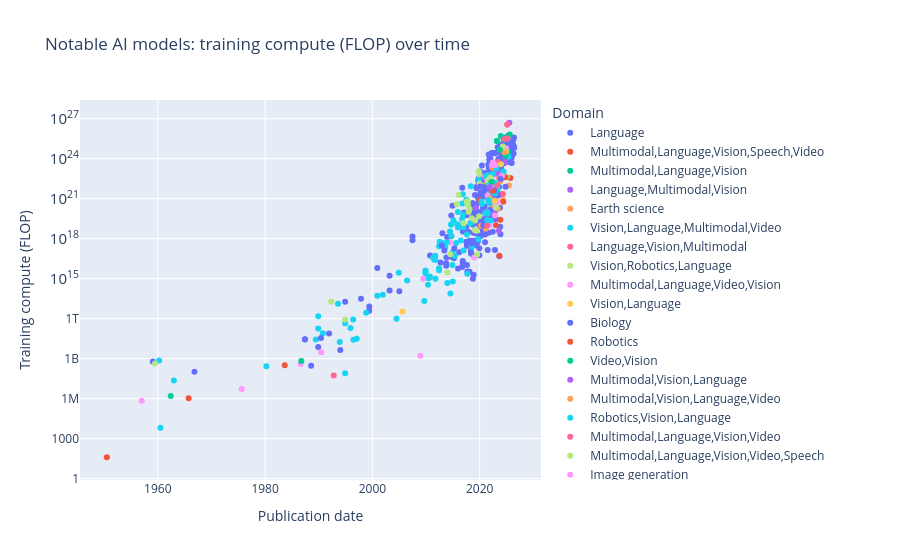

Here is the notebook cell this chart was saved with:
### Markdown cell above
## AI Models — training compute over time

### Code cell
scatter_time(load("ai_models__notable_ai_models.csv"), "Publication date", "Training compute (FLOP)",
             color="Domain", log_y=True, title="Notable AI models: training compute (FLOP) over time")

### Figure 1 — Plotly figure (JSON) as saved in the notebook; plotly's stock layout.template omitted (floating-point values rounded to 4 significant figures; data arrays with more than 128 entries replaced by an {"elided": "..."} marker saying what was removed)
{"data": [{"hovertemplate": "Domain=Language<br>Publication date=%{x}<br>Training compute (FLOP)=%{y}<extra></extra>", "legendgroup": "Language", "marker": {"color": "#636efa", "symbol": "circle"}, "mode": "markers", "name": "Language", "orientation": "v", "showlegend": true, "type": "scatter", "x": {"elided": "247 str values"}, "xaxis": "x", "y": {"elided": "247 float values"}, "yaxis": "y"}, {"hovertemplate": "Domain=Multimodal,Language,Vision,Speech,Video<br>Publication date=%{x}<br>Training compute (FLOP)=%{y}<extra></extra>", "legendgroup": "Multimodal,Language,Vision,Speech,Video", "marker": {"color": "#EF553B", "symbol": "circle"}, "mode": "markers", "name": "Multimodal,Language,Vision,Speech,Video", "orientation": "v", "showlegend": true, "type": "scatter", "x": ["2025-09-22"], "xaxis": "x", "y": [3.6e+22], "yaxis": "y"}, {"hovertemplate": "Domain=Multimodal,Language,Vision<br>Publication date=%{x}<br>Training compute (FLOP)=%{y}<extra></extra>", "legendgroup": "Multimodal,Language,Vision", "marker": {"color": "#00cc96", "symbol": "circle"}, "mode": "markers", "name": "Multimodal,Language,Vision", "orientation": "v", "showlegend": true, "type": "scatter", "x": ["2025-08-07", "2025-04-05", "2025-04-05", "2025-04-05", "2024-06-20", "2024-03-14", "2023-12-12", "2023-12-06", "2023-11-05", "2023-10-27", "2023-05-11", "2023-03-15", "2023-03-15", "2021-03-05"], "xaxis": "x", "y": [6.6e+25, 4.08e+24, 2.244e+24, 5.184e+25, 2.7e+25, 4.86e+23, 2.3e+21, 5e+25, 7.807e+22, 5.04e+22, 1.94e+20, 2.1e+25, 2.1e+25, 5.5e+21], "yaxis": "y"}, {"hovertemplate": "Domain=Language,Multimodal,Vision<br>Publication date=%{x}<br>Training compute (FLOP)=%{y}<extra></extra>", "legendgroup": "Language,Multimodal,Vision", "marker": {"color": "#ab63fa", "symbol": "circle"}, "mode": "markers", "name": "Language,Multimodal,Vision", "orientation": "v", "showlegend": true, "type": "scatter", "x": ["2025-07-09", "2023-11-13"], "xaxis": "x", "y": [5e+26, 4.56e+22], "yaxis": "y"}, {"hovertemplate": "Domain=Earth science<br>Publication date=%{x}<br>Training compute (FLOP)=%{y}<extra></extra>", "legendgroup": "Earth science", "marker": {"color": "#FFA15A", "symbol": "circle"}, "mode": "markers", "name": "Earth science", "orientation": "v", "showlegend": true, "type": "scatter", "x": ["2025-06-12", "2024-05-01", "2023-11-14", "2023-07-05", "2022-02-22", "2021-02-09", "2020-03-24"], "xaxis": "x", "y": [9.619e+21, 8.17e+20, 2.1e+22, 3.98e+22, 3.45e+20, 5.685e+18, 9.511e+18], "yaxis": "y"}, {"hovertemplate": "Domain=Vision,Language,Multimodal,Video<br>Publication date=%{x}<br>Training compute (FLOP)=%{y}<extra></extra>", "legendgroup": "Vision,Language,Multimodal,Video", "marker": {"color": "#19d3f3", "symbol": "circle"}, "mode": "markers", "name": "Vision,Language,Multimodal,Video", "orientation": "v", "showlegend": true, "type": "scatter", "x": ["2025-05-11"], "xaxis": "x", "y": [1.389e+24], "yaxis": "y"}, {"hovertemplate": "Domain=Language,Vision,Multimodal<br>Publication date=%{x}<br>Training compute (FLOP)=%{y}<extra></extra>", "legendgroup": "Language,Vision,Multimodal", "marker": {"color": "#FF6692", "symbol": "circle"}, "mode": "markers", "name": "Language,Vision,Multimodal", "orientation": "v", "showlegend": true, "type": "scatter", "x": ["2025-02-27", "2025-02-24", "2025-02-17", "2024-08-13", "2022-09-14"], "xaxis": "x", "y": [3.8e+26, 3.35e+25, 3.5e+26, 2.96e+25, 1.69e+23], "yaxis": "y"}, {"hovertemplate": "Domain=Vision,Robotics,Language<br>Publication date=%{x}<br>Training compute (FLOP)=%{y}<extra></extra>", "legendgroup": "Vision,Robotics,Language", "marker": {"color": "#B6E880", "symbol": "circle"}, "mode": "markers", "name": "Vision,Robotics,Language", "orientation": "v", "showlegend": true, "type": "scatter", "x": ["2025-01-20"], "xaxis": "x", "y": [4.716e+22], "yaxis": "y"}, {"hovertemplate": "Domain=Multimodal,Language,Video,Vision<br>Publication date=%{x}<br>Training compute (FLOP)=%{y}<extra></extra>", "legendgroup": "Multimodal,Language,Video,Vision", "marker": {"color": "#FF97FF", "symbol": "circle"}, "mode": "markers", "name": "Multimodal,Language,Video,Vision", "orientation": "v", "showlegend": true, "type": "scatter", "x": ["2024-12-03"], "xaxis": "x", "y": [6e+24], "yaxis": "y"}, {"hovertemplate": "Domain=Vision,Language<br>Publication date=%{x}<br>Training compute (FLOP)=%{y}<extra></extra>", "legendgroup": "Vision,Language", "marker": {"color": "#FECB52", "symbol": "circle"}, "mode": "markers", "name": "Vision,Language", "orientation": "v", "showlegend": true, "type": "scatter", "x": ["2024-10-22", "2024-10-22", "2024-10-22", "2023-12-14", "2023-01-30"], "xaxis": "x", "y": [3.04e+24, 3.02e+24, 3.02e+24, 6.707e+22, 1.2e+21], "yaxis": "y"}, {"hovertemplate": "Domain=Biology<br>Publication date=%{x}<br>Training compute (FLOP)=%{y}<extra></extra>", "legendgroup": "Biology", "marker": {"color": "#636efa", "symbol": "circle"}, "mode": "markers", "name": "Biology", "orientation": "v", "showlegend": true, "type": "scatter", "x": ["2024-10-15", "2024-06-25", "2024-05-08", "2023-10-09", "2023-08-28", "2023-08-05", "2023-07-06", "2023-06-27", "2023-01-16", "2023-01-15", "2022-12-19", "2022-10-11", "2022-10-04", "2022-07-22", "2022-07-21", "2022-06-27", "2022-05-27", "2022-04-07", "2022-02-10", "2021-10-04", "2021-08-15", "2021-06-24", "2021-05-04", "2021-05-04", "2021-02-13", "2020-12-15", "2020-11-30", "2020-09-01", "2020-01-15", "2019-09-04", "2019-08-22", "2017-07-07", "2016-10-28"], "xaxis": "x", "y": [7.761e+21, 1.07e+24, 4.141e+22, 2.14e+20, 4.9e+16, 7.56e+21, 6.2e+23, 1.811e+21, 6.5e+21, 8.08e+21, 2.9e+19, 1.42e+21, 7.2e+19, 1.035e+22, 7.35e+22, 1.35e+22, 7.24e+21, 1.4e+20, 6.5e+19, 4.35e+21, 1.07e+20, 1.4e+17, 1.87e+22, 3.9e+22, 5.49e+21, 5.1e+21, 2.99e+21, 9.72e+18, 1e+20, 6.37e+17, 3.805e+19, 5.781e+17, 1.822e+16], "yaxis": "y"}, {"hovertemplate": "Domain=Robotics<br>Publication date=%{x}<br>Training compute (FLOP)=%{y}<extra></extra>", "legendgroup": "Robotics", "marker": {"color": "#EF553B", "symbol": "circle"}, "mode": "markers", "name": "Robotics", "orientation": "v", "showlegend": true, "type": "scatter", "x": ["2024-10-10", "2024-05-20", "2023-08-30", "2019-12-19", "1983-09-01", "1965-10-01", "1950-07-02"], "xaxis": "x", "y": [4.06e+22, 5.85e+20, 5.337e+16, 7.8e+20, 324000000.0, 1080000.0, 40.0], "yaxis": "y"}, {"hovertemplate": "Domain=Video,Vision<br>Publication date=%{x}<br>Training compute (FLOP)=%{y}<extra></extra>", "legendgroup": "Video,Vision", "marker": {"color": "#00cc96", "symbol": "circle"}, "mode": "markers", "name": "Video,Vision", "orientation": "v", "showlegend": true, "type": "scatter", "x": ["2024-10-04"], "xaxis": "x", "y": [1.65e+24], "yaxis": "y"}, {"hovertemplate": "Domain=Multimodal,Vision,Language<br>Publication date=%{x}<br>Training compute (FLOP)=%{y}<extra></extra>", "legendgroup": "Multimodal,Vision,Language", "marker": {"color": "#ab63fa", "symbol": "circle"}, "mode": "markers", "name": "Multimodal,Vision,Language", "orientation": "v", "showlegend": true, "type": "scatter", "x": ["2024-09-24", "2023-11-06", "2023-04-17", "2022-08-22", "2021-06-11"], "xaxis": "x", "y": [5.79e+23, 6.331e+22, 7.805e+22, 7e+19, 2.599e+22], "yaxis": "y"}, {"hovertemplate": "Domain=Multimodal,Vision,Language,Video<br>Publication date=%{x}<br>Training compute (FLOP)=%{y}<extra></extra>", "legendgroup": "Multimodal,Vision,Language,Video", "marker": {"color": "#FFA15A", "symbol": "circle"}, "mode": "markers", "name": "Multimodal,Vision,Language,Video", "orientation": "v", "showlegend": true, "type": "scatter", "x": ["2024-08-06", "2022-04-29", "2021-01-05"], "xaxis": "x", "y": [3.037e+24, 2.19e+23, 1.05e+22], "yaxis": "y"}, {"hovertemplate": "Domain=Robotics,Vision,Language<br>Publication date=%{x}<br>Training compute (FLOP)=%{y}<extra></extra>", "legendgroup": "Robotics,Vision,Language", "marker": {"color": "#19d3f3", "symbol": "circle"}, "mode": "markers", "name": "Robotics,Vision,Language", "orientation": "v", "showlegend": true, "type": "scatter", "x": ["2024-06-13"], "xaxis": "x", "y": [1.1e+23], "yaxis": "y"}, {"hovertemplate": "Domain=Multimodal,Language,Vision,Video<br>Publication date=%{x}<br>Training compute (FLOP)=%{y}<extra></extra>", "legendgroup": "Multimodal,Language,Vision,Video", "marker": {"color": "#FF6692", "symbol": "circle"}, "mode": "markers", "name": "Multimodal,Language,Vision,Video", "orientation": "v", "showlegend": true, "type": "scatter", "x": ["2024-05-03", "2023-05-29"], "xaxis": "x", "y": [2.3e+21, 5.6e+23], "yaxis": "y"}, {"hovertemplate": "Domain=Multimodal,Language,Vision,Video,Speech<br>Publication date=%{x}<br>Training compute (FLOP)=%{y}<extra></extra>", "legendgroup": "Multimodal,Language,Vision,Video,Speech", "marker": {"color": "#B6E880", "symbol": "circle"}, "mode": "markers", "name": "Multimodal,Language,Vision,Video,Speech", "orientation": "v", "showlegend": true, "type": "scatter", "x": ["2024-04-15"], "xaxis": "x", "y": [8.4e+24], "yaxis": "y"}, {"hovertemplate": "Domain=Image generation<br>Publication date=%{x}<br>Training compute (FLOP)=%{y}<extra></extra>", "legendgroup": "Image generation", "marker": {"color": "#FF97FF", "symbol": "circle"}, "mode": "markers", "name": "Image generation", "orientation": "v", "showlegend": true, "type": "scatter", "x": ["2024-02-22", "2023-03-02", "2023-01-27", "2022-11-28", "2022-11-20", "2022-11-02", "2022-06-22", "2022-05-23", "2022-04-13", "2022-04-06", "2022-03-24", "2021-11-01", "2021-06-21", "2021-06-21", "2021-05-26", "2021-05-11", "2021-01-05", "2018-12-12", "2014-06-10"], "xaxis": "x", "y": [5e+22, 6e+20, 3.5e+20, 2.157e+20, 5.1e+20, 5.46e+19, 5.096e+23, 1.46e+22, 5e+22, 3.37e+23, 6.417e+21, 1.05e+19, 1.702e+21, 2.428e+21, 2.68e+22, 6.2e+21, 4.7e+22, 3.93e+16, 5.184e+17], "yaxis": "y"}, {"hovertemplate": "Domain=Language,Search<br>Publication date=%{x}<br>Training compute (FLOP)=%{y}<extra></extra>", "legendgroup": "Language,Search", "marker": {"color": "#FECB52", "symbol": "circle"}, "mode": "markers", "name": "Language,Search", "orientation": "v", "showlegend": true, "type": "scatter", "x": ["2023-12-14"], "xaxis": "x", "y": [3.87e+23], "yaxis": "y"}, {"hovertemplate": "Domain=Vision,Language,Multimodal<br>Publication date=%{x}<br>Training compute (FLOP)=%{y}<extra></extra>", "legendgroup": "Vision,Language,Multimodal", "marker": {"color": "#636efa", "symbol": "circle"}, "mode": "markers", "name": "Vision,Language,Multimodal", "orientation": "v", "showlegend": true, "type": "scatter", "x": ["2023-11-13"], "xaxis": "x", "y": [3.04e+22], "yaxis": "y"}, {"hovertemplate": "Domain=Audio,Speech<br>Publication date=%{x}<br>Training compute (FLOP)=%{y}<extra></extra>", "legendgroup": "Audio,Speech", "marker": {"color": "#EF553B", "symbol": "circle"}, "mode": "markers", "name": "Audio,Speech", "orientation": "v", "showlegend": true, "type": "scatter", "x": ["2023-11-08", "2023-01-05"], "xaxis": "x", "y": [2.6e+19, 1.01e+19], "yaxis": "y"}, {"hovertemplate": "Domain=Language,Image generation<br>Publication date=%{x}<br>Training compute (FLOP)=%{y}<extra></extra>", "legendgroup": "Language,Image generation", "marker": {"color": "#00cc96", "symbol": "circle"}, "mode": "markers", "name": "Language,Image generation", "orientation": "v", "showlegend": true, "type": "scatter", "x": ["2023-09-28"], "xaxis": "x", "y": [4.8e+24], "yaxis": "y"}, {"hovertemplate": "Domain=Audio<br>Publication date=%{x}<br>Training compute (FLOP)=%{y}<extra></extra>", "legendgroup": "Audio", "marker": {"color": "#ab63fa", "symbol": "circle"}, "mode": "markers", "name": "Audio", "orientation": "v", "showlegend": true, "type": "scatter", "x": ["2023-07-26", "2023-03-05", "2019-04-25"], "xaxis": "x", "y": [3.9e+18, 9.5e+21, 2.208e+20], "yaxis": "y"}, {"hovertemplate": "Domain=Multimodal,Vision,Speech,Language<br>Publication date=%{x}<br>Training compute (FLOP)=%{y}<extra></extra>", "legendgroup": "Multimodal,Vision,Speech,Language", "marker": {"color": "#FFA15A", "symbol": "circle"}, "mode": "markers", "name": "Multimodal,Vision,Speech,Language", "orientation": "v", "showlegend": true, "type": "scatter", "x": ["2023-05-18"], "xaxis": "x", "y": [1.8e+20], "yaxis": "y"}, {"hovertemplate": "Domain=Vision<br>Publication date=%{x}<br>Training compute (FLOP)=%{y}<extra></extra>", "legendgroup": "Vision", "marker": {"color": "#19d3f3", "symbol": "circle"}, "mode": "markers", "name": "Vision", "orientation": "v", "showlegend": true, "type": "scatter", "x": ["2023-04-14", "2023-04-05", "2023-03-27", "2023-02-10", "2022-11-14", "2022-11-10", "2022-06-14", "2022-03-10", "2022-01-07", "2021-11-22", "2021-11-19", "2021-11-11", "2021-08-06", "2021-07-29", "2021-06-23", "2021-06-11", "2021-06-09", "2021-06-08", "2021-05-26", "2021-03-01", "2021-01-15", "2020-10-22", "2020-05-26", "2020-04-29", "2019-11-11", "2019-10-02", "2018-07-10", "2018-05-02", "2018-04-08", "2017-09-06", "2017-08-07", "2017-07-10", "2016-12-23", "2016-12-13", "2016-11-17", "2016-11-16", "2016-11-05", "2016-10-07", "2016-09-17", "2016-06-21", "2015-12-10", "2015-12-10", "2015-12-02", "2015-10-28", "2015-08-07", "2015-05-18", "2015-02-06", "2014-12-22", "2014-12-18", "2014-11-29", "2014-09-17", "2014-09-04", "2014-09-04", "2014-07-15", "2014-06-18", "2013-12-20", "2013-11-12", "2013-08-01", "2012-12-03", "2012-09-30", "2012-07-12", "2012-06-03", "2012-06-03", "2012-06-03", "2011-10-03", "2011-09-18", "2011-09-18", "2011-07-16", "2011-04-29", "2010-09-15", "2010-09-15", "2010-06-13", "2010-05-13", "2009-11-22", "2009-11-22", "2009-11-22", "2009-09-01", "2006-06-17", "2004-12-01", "2004-06-27", "2001-12-08", "2000-11-28", "1998-11-01", "1997-01-31", "1996-06-18", "1996-06-03", "1995-11-27", "1994-12-02", "1994-12-02", "1993-11-29", "1993-08-01", "1990-10-01", "1989-12-01", "1989-11-27", "1989-06-18", "1980-04-01", "1963-01-01", "1960-06-30", "1960-03-30"], "xaxis": "x", "y": [7.419e+21, 7.8e+21, 4.947e+21, 1.932e+23, 1.501e+22, 2.408e+21, 7.3e+22, 3.4e+21, 2.344e+19, 4.831e+22, 4.12e+22, 4.6e+20, 6.343e+20, 1.8e+22, 9.56e+19, 7.84e+19, 4.27e+22, 5.85e+22, 2.406e+19, 4.79e+22, 7.884e+19, 4.262e+21, 4e+20, 6.237e+20, 2.612e+22, 8.893e+17, 2.46e+17, 8.744e+21, 1.342e+19, 2340000000000000.0, 2.065e+18, 8.43e+20, 1.308e+17, 7.077e+18, 6.4e+19, 1.2e+19, 2.2e+21, 4.36e+20, 2.974e+19, 7.194e+17, 1.041e+19, 7.004e+18, 1e+20, 1.231e+19, 4.81e+17, 5.083e+16, 2.397e+19, 625000000000000.0, 1e+17, 1.085e+16, 1.51e+18, 1.1e+19, 1.229e+19, 76380000000000.0, 3.411e+18, 475200000000000.0, 5.32e+17, 2.377e+17, 4.78e+17, 4.7e+17, 6e+17, 6039000000000000.0, 2.732e+17, 4269000000000000.0, 992000000000000.0, 2.6e+16, 5.2e+16, 2.58e+16, 3.673e+16, 1456000000000000.0, 1221000000000000.0, 1080000000000000.0, 350000000000000.0, 2452000000000000.0, 4182000000000000.0, 3295000000000000.0, 20750000000000.0, 745200000000000.0, 2782000000000000.0, 974200000000.0, 63000000000000.0, 51810000000000.0, 2811000000000.0, 31430000000.0, 25860000000.0, 881700000000.0, 195500000000.0, 453600000000.0, 80830000.0, 17530000000.0, 12870000000000.0, 78780000000.0, 1496000000000.0, 181400000000.0, 27000000000.0, 273700000.0, 22500000.0, 6600.0, 720000000.0], "yaxis": "y"}, {"hovertemplate": "Domain=Video<br>Publication date=%{x}<br>Training compute (FLOP)=%{y}<extra></extra>", "legendgroup": "Video", "marker": {"color": "#FF6692", "symbol": "circle"}, "mode": "markers", "name": "Video", "orientation": "v", "showlegend": true, "type": "scatter", "x": ["2023-03-29"], "xaxis": "x", "y": [9.7e+21], "yaxis": "y"}, {"hovertemplate": "Domain=Games<br>Publication date=%{x}<br>Training compute (FLOP)=%{y}<extra></extra>", "legendgroup": "Games", "marker": {"color": "#B6E880", "symbol": "circle"}, "mode": "markers", "name": "Games", "orientation": "v", "showlegend": true, "type": "scatter", "x": ["2023-01-10", "2021-12-06", "2021-07-27", "2019-12-13", "2019-12-13", "2019-11-19", "2019-10-30", "2019-07-11", "2019-02-27", "2019-02-01", "2018-07-03", "2018-02-05", "2017-12-05", "2017-10-19", "2017-10-18", "2017-08-19", "2017-08-11", "2017-01-06", "2016-01-27", "2015-10-01", "2014-07-01", "2013-12-19", "1994-12-02", "1992-05-01", "1959-07-01"], "xaxis": "x", "y": [2.203e+20, 3.668e+22, 2.412e+22, 1.3e+22, 6.7e+22, 4.8e+19, 1.077e+23, 6.6e+16, 2.32e+19, 4.3e+18, 3.49e+19, 1.68e+20, 1.06e+20, 3.41e+20, 6.494e+20, 5.51e+20, 6.046e+20, 1.446e+19, 1.9e+21, 3.8e+20, 6.9e+16, 2847000000000000.0, 858700000000.0, 18230000000000.0, 428400000.0], "yaxis": "y"}, {"hovertemplate": "Domain=Language,Biology<br>Publication date=%{x}<br>Training compute (FLOP)=%{y}<extra></extra>", "legendgroup": "Language,Biology", "marker": {"color": "#FF97FF", "symbol": "circle"}, "mode": "markers", "name": "Language,Biology", "orientation": "v", "showlegend": true, "type": "scatter", "x": ["2022-11-16"], "xaxis": "x", "y": [3.24e+23], "yaxis": "y"}, {"hovertemplate": "Domain=Other,Games,Mathematics<br>Publication date=%{x}<br>Training compute (FLOP)=%{y}<extra></extra>", "legendgroup": "Other,Games,Mathematics", "marker": {"color": "#FECB52", "symbol": "circle"}, "mode": "markers", "name": "Other,Games,Mathematics", "orientation": "v", "showlegend": true, "type": "scatter", "x": ["2022-10-05"], "xaxis": "x", "y": [7.141e+20], "yaxis": "y"}, {"hovertemplate": "Domain=Speech<br>Publication date=%{x}<br>Training compute (FLOP)=%{y}<extra></extra>", "legendgroup": "Speech", "marker": {"color": "#636efa", "symbol": "circle"}, "mode": "markers", "name": "Speech", "orientation": "v", "showlegend": true, "type": "scatter", "x": ["2022-09-21", "2021-07-27", "2020-10-22", "2020-10-20", "2020-01-19", "2018-07-10", "2015-04-06", "2013-05-26", "2012-12-03", "1991-12-02", "1990-06-01", "1989-11-27", "1988-08-01", "1987-06-06", "1987-06-06", "1966-11-01"], "xaxis": "x", "y": [4.207e+21, 5.54e+21, 3.871e+21, 7.6e+21, 8.16e+21, 4.29e+17, 1.941e+17, 1.277e+17, 3.114e+17, 75470000000.0, 35810000000.0, 7486000000.0, 296400000.0, 28330000000.0, 27660000000.0, 105900000.0], "yaxis": "y"}, {"hovertemplate": "Domain=Multimodal,Robotics,Games,Language<br>Publication date=%{x}<br>Training compute (FLOP)=%{y}<extra></extra>", "legendgroup": "Multimodal,Robotics,Games,Language", "marker": {"color": "#EF553B", "symbol": "circle"}, "mode": "markers", "name": "Multimodal,Robotics,Games,Language", "orientation": "v", "showlegend": true, "type": "scatter", "x": ["2022-05-12"], "xaxis": "x", "y": [4.02e+21], "yaxis": "y"}, {"hovertemplate": "Domain=Language,Mathematics<br>Publication date=%{x}<br>Training compute (FLOP)=%{y}<extra></extra>", "legendgroup": "Language,Mathematics", "marker": {"color": "#00cc96", "symbol": "circle"}, "mode": "markers", "name": "Language,Mathematics", "orientation": "v", "showlegend": true, "type": "scatter", "x": ["2022-03-02"], "xaxis": "x", "y": [1.79e+22], "yaxis": "y"}, {"hovertemplate": "Domain=Multimodal,Vision,Image generation,Video,Language<br>Publication date=%{x}<br>Training compute (FLOP)=%{y}<extra></extra>", "legendgroup": "Multimodal,Vision,Image generation,Video,Language", "marker": {"color": "#ab63fa", "symbol": "circle"}, "mode": "markers", "name": "Multimodal,Vision,Image generation,Video,Language", "orientation": "v", "showlegend": true, "type": "scatter", "x": ["2021-11-24"], "xaxis": "x", "y": [7.246e+21], "yaxis": "y"}, {"hovertemplate": "Domain=Vision,Video<br>Publication date=%{x}<br>Training compute (FLOP)=%{y}<extra></extra>", "legendgroup": "Vision,Video", "marker": {"color": "#FFA15A", "symbol": "circle"}, "mode": "markers", "name": "Vision,Video", "orientation": "v", "showlegend": true, "type": "scatter", "x": ["2021-11-18"], "xaxis": "x", "y": [1.1e+21], "yaxis": "y"}, {"hovertemplate": "Domain=Multimodal,Speech,Vision,Language<br>Publication date=%{x}<br>Training compute (FLOP)=%{y}<extra></extra>", "legendgroup": "Multimodal,Speech,Vision,Language", "marker": {"color": "#19d3f3", "symbol": "circle"}, "mode": "markers", "name": "Multimodal,Speech,Vision,Language", "orientation": "v", "showlegend": true, "type": "scatter", "x": ["2021-08-11"], "xaxis": "x", "y": [8.016e+20], "yaxis": "y"}, {"hovertemplate": "Domain=Medicine<br>Publication date=%{x}<br>Training compute (FLOP)=%{y}<extra></extra>", "legendgroup": "Medicine", "marker": {"color": "#FF6692", "symbol": "circle"}, "mode": "markers", "name": "Medicine", "orientation": "v", "showlegend": true, "type": "scatter", "x": ["2021-05-20", "1992-10-16"], "xaxis": "x", "y": [9.47e+18, 53460000.0], "yaxis": "y"}, {"hovertemplate": "Domain=Recommendation<br>Publication date=%{x}<br>Training compute (FLOP)=%{y}<extra></extra>", "legendgroup": "Recommendation", "marker": {"color": "#B6E880", "symbol": "circle"}, "mode": "markers", "name": "Recommendation", "orientation": "v", "showlegend": true, "type": "scatter", "x": ["2019-05-31"], "xaxis": "x", "y": [4e+18], "yaxis": "y"}, {"hovertemplate": "Domain=Other<br>Publication date=%{x}<br>Training compute (FLOP)=%{y}<extra></extra>", "legendgroup": "Other", "marker": {"color": "#FF97FF", "symbol": "circle"}, "mode": "markers", "name": "Other", "orientation": "v", "showlegend": true, "type": "scatter", "x": ["2009-06-15", "2008-12-09", "1990-06-17", "1986-08-15", "1975-09-01", "1957-01-01"], "xaxis": "x", "y": [1000000000000000.0, 1615000000.0, 3059000000.0, 388800000.0, 5184000.0, 694900.0], "yaxis": "y"}, {"hovertemplate": "Domain=Search<br>Publication date=%{x}<br>Training compute (FLOP)=%{y}<extra></extra>", "legendgroup": "Search", "marker": {"color": "#FECB52", "symbol": "circle"}, "mode": "markers", "name": "Search", "orientation": "v", "showlegend": true, "type": "scatter", "x": ["2005-08-07"], "xaxis": "x", "y": [3482000000000.0], "yaxis": "y"}, {"hovertemplate": "Domain=Materials science<br>Publication date=%{x}<br>Training compute (FLOP)=%{y}<extra></extra>", "legendgroup": "Materials science", "marker": {"color": "#636efa", "symbol": "circle"}, "mode": "markers", "name": "Materials science", "orientation": "v", "showlegend": true, "type": "scatter", "x": ["1994-01-07"], "xaxis": "x", "y": [4531000000.0], "yaxis": "y"}, {"hovertemplate": "Domain=Mathematics<br>Publication date=%{x}<br>Training compute (FLOP)=%{y}<extra></extra>", "legendgroup": "Mathematics", "marker": {"color": "#00cc96", "symbol": "circle"}, "mode": "markers", "name": "Mathematics", "orientation": "v", "showlegend": true, "type": "scatter", "x": ["1986-10-01", "1962-06-01"], "xaxis": "x", "y": [673900000.0, 1559000.0], "yaxis": "y"}], "layout": {"legend": {"title": {"text": "Domain"}, "tracegroupgap": 0}, "title": {"text": "Notable AI models: training compute (FLOP) over time"}, "xaxis": {"anchor": "y", "domain": [0.0, 1.0], "title": {"text": "Publication date"}}, "yaxis": {"anchor": "x", "domain": [0.0, 1.0], "title": {"text": "Training compute (FLOP)"}, "type": "log"}}}
